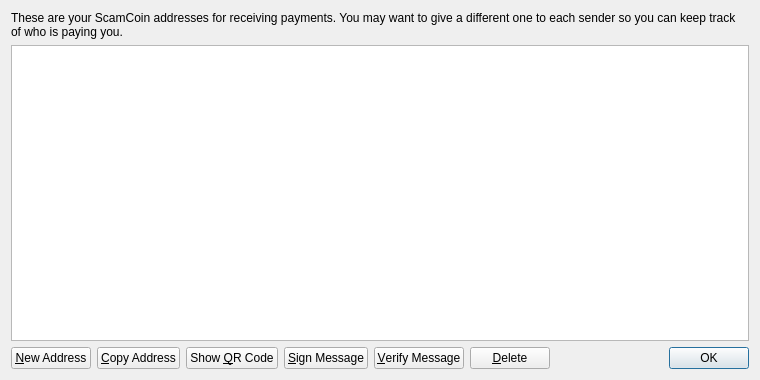
<?xml version="1.0" encoding="UTF-8"?>
<ui version="4.0">
 <class>AddressBookPage</class>
 <widget class="QWidget" name="AddressBookPage">
  <property name="geometry">
   <rect>
    <x>0</x>
    <y>0</y>
    <width>760</width>
    <height>380</height>
   </rect>
  </property>
  <property name="windowTitle">
   <string>Address Book</string>
  </property>
  <layout class="QVBoxLayout" name="verticalLayout">
   <item>
    <widget class="QLabel" name="labelExplanation">
     <property name="text">
      <string>These are your ScamCoin addresses for receiving payments. You may want to give a different one to each sender so you can keep track of who is paying you.</string>
     </property>
     <property name="textFormat">
      <enum>Qt::PlainText</enum>
     </property>
     <property name="wordWrap">
      <bool>true</bool>
     </property>
    </widget>
   </item>
   <item>
    <widget class="QTableView" name="tableView">
     <property name="contextMenuPolicy">
      <enum>Qt::CustomContextMenu</enum>
     </property>
     <property name="toolTip">
      <string>Double-click to edit address or label</string>
     </property>
     <property name="tabKeyNavigation">
      <bool>false</bool>
     </property>
     <property name="alternatingRowColors">
      <bool>true</bool>
     </property>
     <property name="selectionMode">
      <enum>QAbstractItemView::SingleSelection</enum>
     </property>
     <property name="selectionBehavior">
      <enum>QAbstractItemView::SelectRows</enum>
     </property>
     <property name="sortingEnabled">
      <bool>true</bool>
     </property>
     <attribute name="verticalHeaderVisible">
      <bool>false</bool>
     </attribute>
    </widget>
   </item>
   <item>
    <layout class="QHBoxLayout" name="horizontalLayout">
     <item>
      <widget class="QPushButton" name="newAddressButton">
       <property name="toolTip">
        <string>Create a new address</string>
       </property>
       <property name="text">
        <string>&amp;New Address</string>
       </property>
       <property name="icon">
        <iconset resource="../bitcoin.qrc">
         <normaloff>:/icons/add</normaloff>:/icons/add</iconset>
       </property>
      </widget>
     </item>
     <item>
      <widget class="QPushButton" name="copyToClipboard">
       <property name="toolTip">
        <string>Copy the currently selected address to the system clipboard</string>
       </property>
       <property name="text">
        <string>&amp;Copy Address</string>
       </property>
       <property name="icon">
        <iconset resource="../bitcoin.qrc">
         <normaloff>:/icons/editcopy</normaloff>:/icons/editcopy</iconset>
       </property>
      </widget>
     </item>
     <item>
      <widget class="QPushButton" name="showQRCode">
       <property name="text">
        <string>Show &amp;QR Code</string>
       </property>
       <property name="icon">
        <iconset resource="../bitcoin.qrc">
         <normaloff>:/icons/qrcode</normaloff>:/icons/qrcode</iconset>
       </property>
      </widget>
     </item>
     <item>
      <widget class="QPushButton" name="signMessage">
       <property name="toolTip">
        <string>Sign a message to prove you own a Bitcoin address</string>
       </property>
       <property name="text">
        <string>&amp;Sign Message</string>
       </property>
       <property name="icon">
        <iconset resource="../bitcoin.qrc">
         <normaloff>:/icons/edit</normaloff>:/icons/edit</iconset>
       </property>
      </widget>
     </item>
     <item>
      <widget class="QPushButton" name="verifyMessage">
       <property name="toolTip">
        <string>Verify a message to ensure it was signed with a specified Bitcoin address</string>
       </property>
       <property name="text">
        <string>&amp;Verify Message</string>
       </property>
       <property name="icon">
        <iconset resource="../bitcoin.qrc">
         <normaloff>:/icons/transaction_0</normaloff>:/icons/transaction_0</iconset>
       </property>
      </widget>
     </item>
     <item>
      <widget class="QPushButton" name="deleteButton">
       <property name="toolTip">
        <string>Delete the currently selected address from the list. Only sending addresses can be deleted.</string>
       </property>
       <property name="text">
        <string>&amp;Delete</string>
       </property>
       <property name="icon">
        <iconset resource="../bitcoin.qrc">
         <normaloff>:/icons/remove</normaloff>:/icons/remove</iconset>
       </property>
      </widget>
     </item>
     <item>
      <spacer name="horizontalSpacer">
       <property name="orientation">
        <enum>Qt::Horizontal</enum>
       </property>
       <property name="sizeHint" stdset="0">
        <size>
         <width>40</width>
         <height>20</height>
        </size>
       </property>
      </spacer>
     </item>
     <item>
      <widget class="QDialogButtonBox" name="buttonBox">
       <property name="sizePolicy">
        <sizepolicy hsizetype="Maximum" vsizetype="Fixed">
         <horstretch>0</horstretch>
         <verstretch>0</verstretch>
        </sizepolicy>
       </property>
       <property name="standardButtons">
        <set>QDialogButtonBox::Ok</set>
       </property>
      </widget>
     </item>
    </layout>
   </item>
  </layout>
 </widget>
 <resources>
  <include location="../bitcoin.qrc"/>
 </resources>
 <connections/>
</ui>
